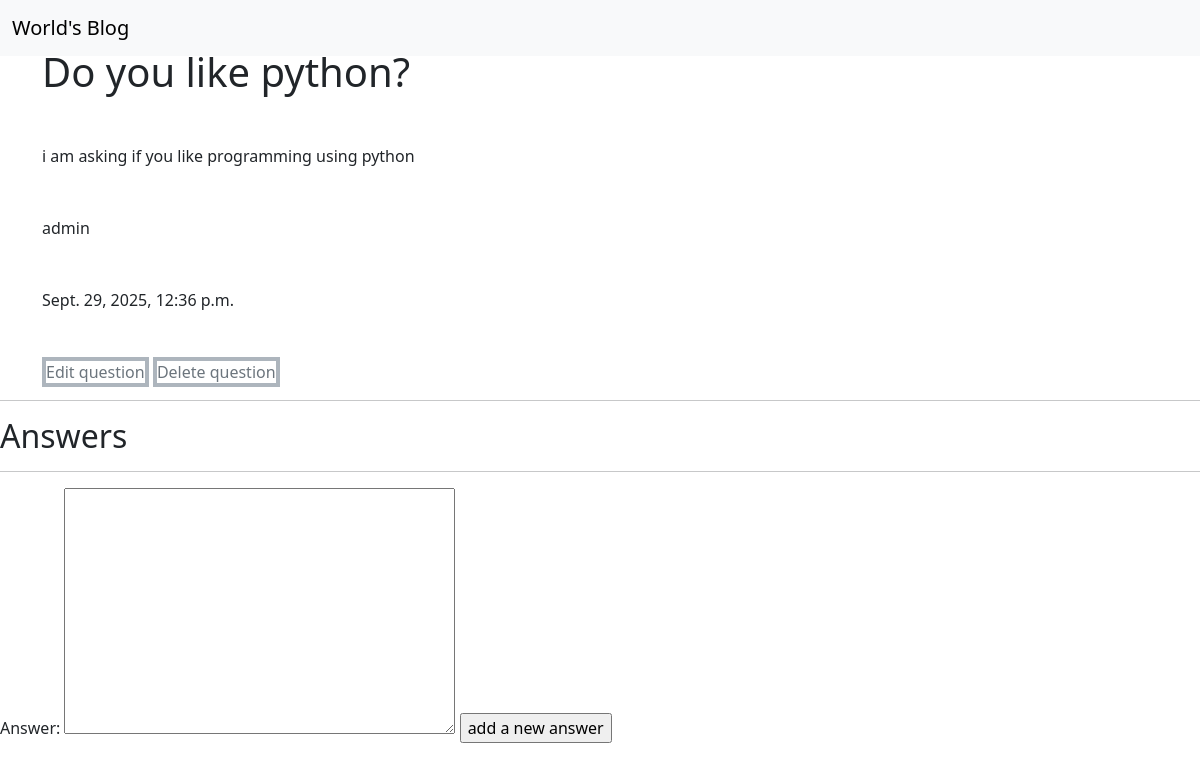
Before: /questions/3 with the older database file.
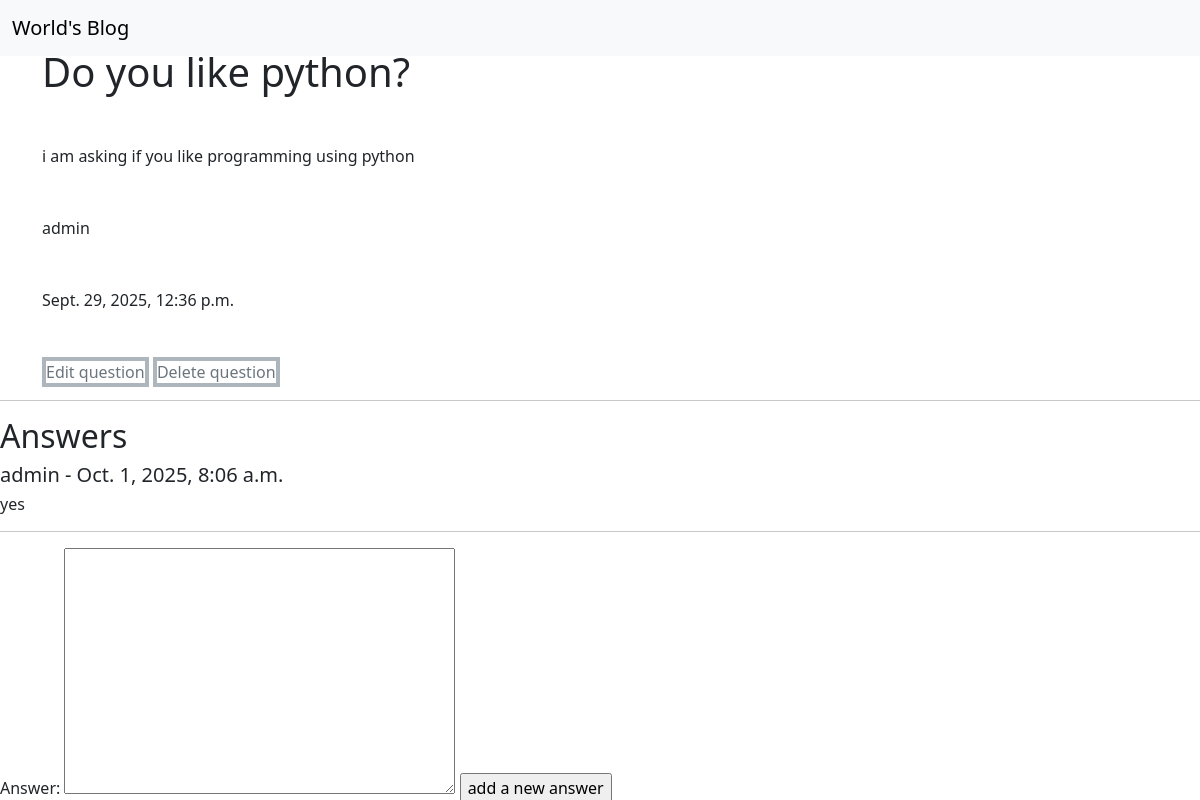
After: the same page with the newer database file.
### Blog/models.py (models this page shows, shortened)
class Answer (models.Model):
    author = models.ForeignKey(User,on_delete=models.CASCADE,related_name='answer_author')
    question = models.ForeignKey(Question,on_delete=models.CASCADE,related_name='answer_question')
    answer = models.TextField(max_length=5000)
    created_date = models.DateTimeField(default=timezone.now)

### Blog/views.py (the view)
# urls.py: path('questions/<int:question_id>',question_details),
def question_details(request,question_id):
    data = Question.objects.get(id = question_id)
    question_answers = Answer.objects.filter(question=data)
    if request.method == 'POST':
        form = AnswerForm(request.POST)
        if form.is_valid():
            myform = form.save(commit=False)
            myform.author = request.user
            myform.question = data
            myform.save()
    else:
        form = AnswerForm()
    return render(request,'Blog/question_details.html',{'question':data, 'answers':question_answers, 'form':form})

### Blog/forms.py
class AnswerForm(forms.ModelForm):
    class Meta:
        model = Answer
        fields = ['answer']

### Blog/models.py (called while the page is built)
    def __str__(self):
        return self.question

### Blog/templates/Blog/question_details.html (shortened to what this page needs)
<!doctype html>
<html lang="en">
    <head>
        <link href="https://cdn.jsdelivr.net/npm/bootstrap@5.3.8/dist/css/bootstrap.min.css" rel="stylesheet">
    </head>
    <body>
        <nav class="navbar fixed-top navbar-expand-lg mb-5 bg-body-tertiary">
        <div class="container-fluid">
            <a class="navbar-brand" href="/questions/">World's Blog</a>
        </div>
        </nav>
        <div class="container">
            <h1 class="my-5">{{question}}</h1>
            <p class="mb-5" >{{question.content}}</p>
            <p class="mb-5" >{{question.author}}</p>
            <p class="mb-5" >{{question.created_date}}</p>
            <a class="text-decoration-none link-secondary border border-4 border-dark-subtle my-3" href="/questions/update/{{question.id}}">Edit question</a>
            <a class="text-decoration-none link-secondary border border-4 border-dark-subtle my-3" href="/questions/delete/{{question.id}}">Delete question</a>
        </div>
        <hr>
        <h2>Answers</h2>
        {% for answer in answers %}
        <h5>{{answer.author}} - {{answer.created_date}}</h5>
        <h6>{{answer.answer}}</h6>
        {% endfor %}
        <hr>
        <form method="post">
            {{form}}
            <input type="submit" value="add a new answer">
        </form>
    </body>
</html>

Changed rows visible on the page:
added Answer: author "admin", created_date "Oct. 1, 2025, 8:06 a.m.", answer "yes"
